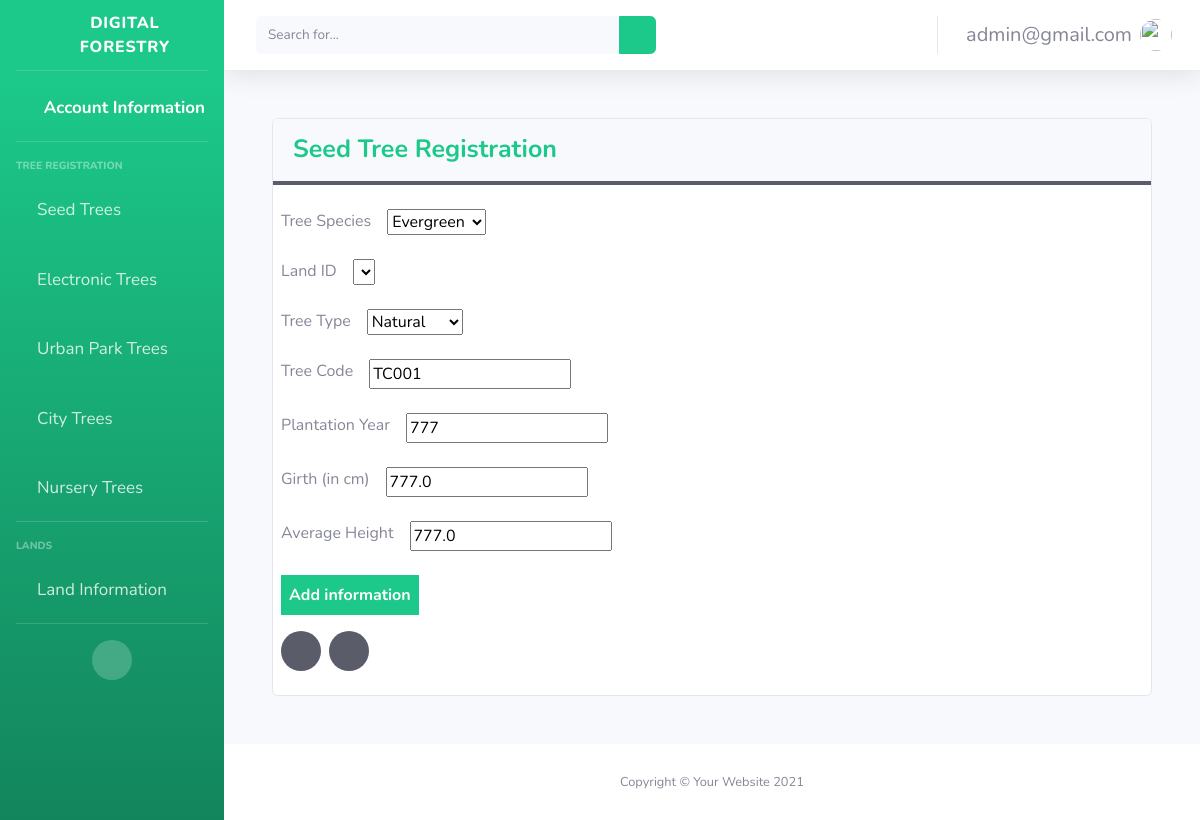
Screenshot of /home/strs/edit/1/ (signed in) with the database file from the repository.
### main/models.py (models this page shows)
class CustomUser(AbstractUser):
    username = None
    first_name = None
    last_name = None
    email = models.EmailField(max_length=200, unique=True)
    USERNAME_FIELD = "email"
    REQUIRED_FIELDS = []
    objects = CustomUserManager()

class SeedTreeForestInformation(models.Model):
    id = models.AutoField(primary_key=True)
    tree_species = models.ForeignKey(TreeSpecies, on_delete = models.CASCADE)
    land = models.ForeignKey(LandInformation, on_delete=models.CASCADE, default= 0)
    tree_type = models.CharField(
        max_length=30,
        choices=TreeType.choices,
        default= TreeType.PLANTATION
    )
    tree_code = models.CharField(max_length=200)
    plantation_year = models.IntegerField()
    girth_cm = models.FloatField()
    average_height = models.FloatField()

### main/views.py (the view)
# urls.py: path('home/strs/edit/<int:strs_information_id>/', views.strs_information_update, name="strs_information_update"),
@login_required(login_url="/")
def strs_information_update(request, strs_information_id):
    try:
        user = request.user.id
        print(strs_information_id)
        strs_information_instance = get_object_or_404(SeedTreeForestInformation, pk = strs_information_id)
        if request.method == "POST":
            form = SeedTreeForestInformationForm(request.POST, instance=strs_information_instance, user_id = user)
            if form.is_valid():
                form.save()
                return redirect('main:strs_information')
        form = SeedTreeForestInformationForm(instance=strs_information_instance, user_id = user)
        return render(request, "main/strsform.html", {"form":form})
    except Exception as e:
        print(e)
        return redirect('main:strs_information')

### main/forms.py
class SeedTreeForestInformationForm(forms.ModelForm):
    class Meta:
        model = SeedTreeForestInformation
        fields = ('tree_species', 'land', 'tree_type', 'tree_code',
                  'plantation_year', 'girth_cm', 'average_height')
    def __init__(self, *args, **kwargs):
        user = kwargs.pop('user_id', None)
        super().__init__(*args, **kwargs)
        if user:
            self.fields['land'].queryset = LandInformation.objects.filter(
                user_id=user)
        else:
            self.fields['land'].queryset = LandInformation.objects.none()

### main/custom_auth_backend.py (called while the page is built)
    def get_user(self, user_id):
        try:
            return CustomUser.objects.get(pk=user_id)
        except CustomUser.DoesNotExist:
            return None

### main/models.py (called while the page is built)
    def __str__(self):
        return self.name

### main/templates/main/strsform.html (shortened to what this page needs)
{% extends "signups/base.html"%}
{% load static %}
   {% block content %}
   <body>
    <div class="card m-5">
      <div class="card-header font-weight-bold text-success border-bottom-dark">Seed Tree Registration</div>
      <div class="content  p-2">
        <form method="POST">
        <div class="mt-3">
            <div class="input-box d-flex mb-4">
              <span class="mr-3">Tree Species</span>
              {{ form.tree_species }}
            </div>
            <div class="input-box d-flex mb-4">
              <span class="mr-3">Land ID</span>
              {{ form.land }}
            </div>
            <div class="input-box d-flex mb-4">
              <span class="mr-3">Tree Type</span>
              {{ form.tree_type }}
            </div>
            <div class="input-box d-flex mb-4 ">
              <span class="mr-3">Tree Code</span>
              {{ form.tree_code }}
            </div>
            <div class="input-box d-flex mb-4">
                <span class="mr-3">Plantation Year</span>
                {{ form.plantation_year }}
            </div>
            <div class="input-box d-flex mb-4">
                <span class="mr-3">Girth (in cm)</span>
                {{ form.girth_cm }}
            </div>
            <div class="input-box d-flex mb-4 ">
                <span class="mr-3">Average Height</span>
                {{ form.average_height }}
            </div>
          </div>
          <div class="mb-3">
            <input type="submit" value="Add information" class="btn-success border-0 p-2 font-weight-bold">
          </div>
          <div class="d-flex">
            <p> <a href="{%url 'main:strs_information'%}" class="text-dark btn-dark btn-circle  text-gray-100 mr-2"><i class="fa fa-chevron-left"></i></a></p>
            <p> <a href="{%url 'main:home'%}" class="text-dark btn-dark btn-circle  text-gray-100"><i class="fa fa-home"></i></a></p>
          </div>
         </form>
      </div>
    </div>
  </body>
  {% endblock %}

### main/templates/signups/base.html (shortened to what this page needs)
{% load static %}
<!DOCTYPE html>
<html lang="en">
  <head>
    <link
      href="{% static 'vendor/fontawesome-free/css/all.min.css' %}"
      rel="stylesheet"
      type="text/css"
    />
    <link href=" {% static 'css/sb-admin-2.min.css'%} " rel="stylesheet" />
  </head>
  <body id="page-top">
    <div id="wrapper">
      <ul
        class="navbar-nav bg-gradient-success sidebar sidebar-dark accordion"
        id="accordionSidebar"
      >
        <a
          class="sidebar-brand d-flex align-items-center justify-content-center"
          href="index.html"
        >
          <div class="sidebar-brand-icon rotate-n-15">
            <i class="fas fa-leaf"></i>
          </div>
          <div class="sidebar-brand-text mx-3">Digital Forestry</div>
        </a>
        <hr class="sidebar-divider my-0" />
        <li class="nav-item active">
          <a class="nav-link" href="{% url 'main:account_information'%}">
            <i class="fas fa-fw fa-address-book"></i>
            <span style="font-size: 17px;">Account Information</span></a
          >
        </li>
        <hr class="sidebar-divider" />
        <div class="sidebar-heading">Tree Registration</div>
        <li class="nav-item">
          <a
            class="nav-link collapsed"
            href="#"
            data-toggle="collapse"
            data-target="#collapseSTRS"
            aria-expanded="true"
            aria-controls="collapseTwo"
          >
            <i class="fas fa-tree"></i>
            <span style="font-size: 17px;">Seed Trees</span>
          </a>
        </li>
        <li class="nav-item">
          <a
            class="nav-link collapsed"
            href="#"
            data-toggle="collapse"
            data-target="#collapseETRS"
            aria-expanded="true"
            aria-controls="collapseUtilities"
          >
            <i class="fa fa-tree"></i>
            <span style="font-size: 17px;">Electronic Trees</span>
          </a>
        </li>
        <li class="nav-item">
            <a
              class="nav-link collapsed"
              href="#"
              data-toggle="collapse"
              data-target="#collapseUPRS"
              aria-expanded="true"
              aria-controls="collapseUtilities"
            >
              <i class="fa fa-tree"></i>
              <span style="font-size: 17px;">Urban Park Trees</span>
            </a>
          </li>
        <li class="nav-item">
            <a
              class="nav-link collapsed"
              href="#"
              data-toggle="collapse"
              data-target="#collapseCTRS"
              aria-expanded="true"
              aria-controls="collapseUtilities"
            >
              <i class="fa fa-tree"></i>
              <span style="font-size: 17px;">City Trees</span>
            </a>
          </li>
        <li class="nav-item">
            <a
              class="nav-link collapsed"
              href="#"
              data-toggle="collapse"
              data-target="#collapseNIRS"
              aria-expanded="true"
              aria-controls="collapseUtilities"
            >
              <i class="fa fa-tree"></i>
              <span style="font-size: 17px;">Nursery Trees</span>
            </a>
          </li>
        <hr class="sidebar-divider" />
        <div class="sidebar-heading">Lands</div>
          <li class="nav-item">
            <a
              class="nav-link collapsed"
              href="#"
              data-toggle="collapse"
              data-target="#collapseLand"
              aria-expanded="true"
              aria-controls="collapseUtilities"
            >
              <i class="fa fa-map"></i>
              <span style="font-size: 17px;">Land Information</span>
            </a>
          </li>
        <hr class="sidebar-divider d-none d-md-block" />
        <div class="text-center d-none d-md-inline">
          <button class="rounded-circle border-0" id="sidebarToggle"></button>
        </div>
      </ul>
      <div id="content-wrapper" class="d-flex flex-column">
        <div id="content">
          <nav
            class="navbar navbar-expand navbar-light bg-white topbar mb-4 static-top shadow"
          >
            <form
              class="d-none d-sm-inline-block form-inline mr-auto ml-md-3 my-2 my-md-0 mw-100 navbar-search"
            >
              <div class="input-group">
                <input
                  type="text"
                  class="form-control bg-light border-0 small"
                  placeholder="Search for..."
                  aria-label="Search"
                  aria-describedby="basic-addon2"
                />
                <div class="input-group-append">
                  <button class="btn btn-success" type="button">
                    <i class="fas fa-search fa-sm"></i>
                  </button>
                </div>
              </div>
            </form>
            <ul class="navbar-nav ml-auto">
              <li class="nav-item dropdown no-arrow">
                <a
                  class="nav-link dropdown-toggle"
                  href="#"
                  id="userDropdown"
                  role="button"
                  data-toggle="dropdown"
                  aria-haspopup="true"
                  aria-expanded="false"
                >
                  <span class="mr-2 d-none d-lg-inline text-gray-600 small"
                    >{{user}}</span
                  >
                  <img
                    class="img-profile rounded-circle"
                    src="{%static 'img/undraw_profile.svg'%}"
                  />
                </a>
              </li>
            </ul>
          </nav>
          <div class="content-wrapper">
            {% block content %}{% endblock %}
          </div>
        </div>
        <footer class="sticky-footer bg-white">
          <div class="container my-auto">
            <div class="copyright text-center my-auto">
              <span>Copyright &copy; Your Website 2021</span>
            </div>
          </div>
        </footer>
      </div>
    </div>
  </body>
</html>

### rows the page displays
CustomUser: email "admin@gmail.com"
SeedTreeForestInformation: tree_species "Evergreen", tree_type "Natural", tree_code "TC001", plantation_year "777", girth_cm "777.0", average_height "777.0"
